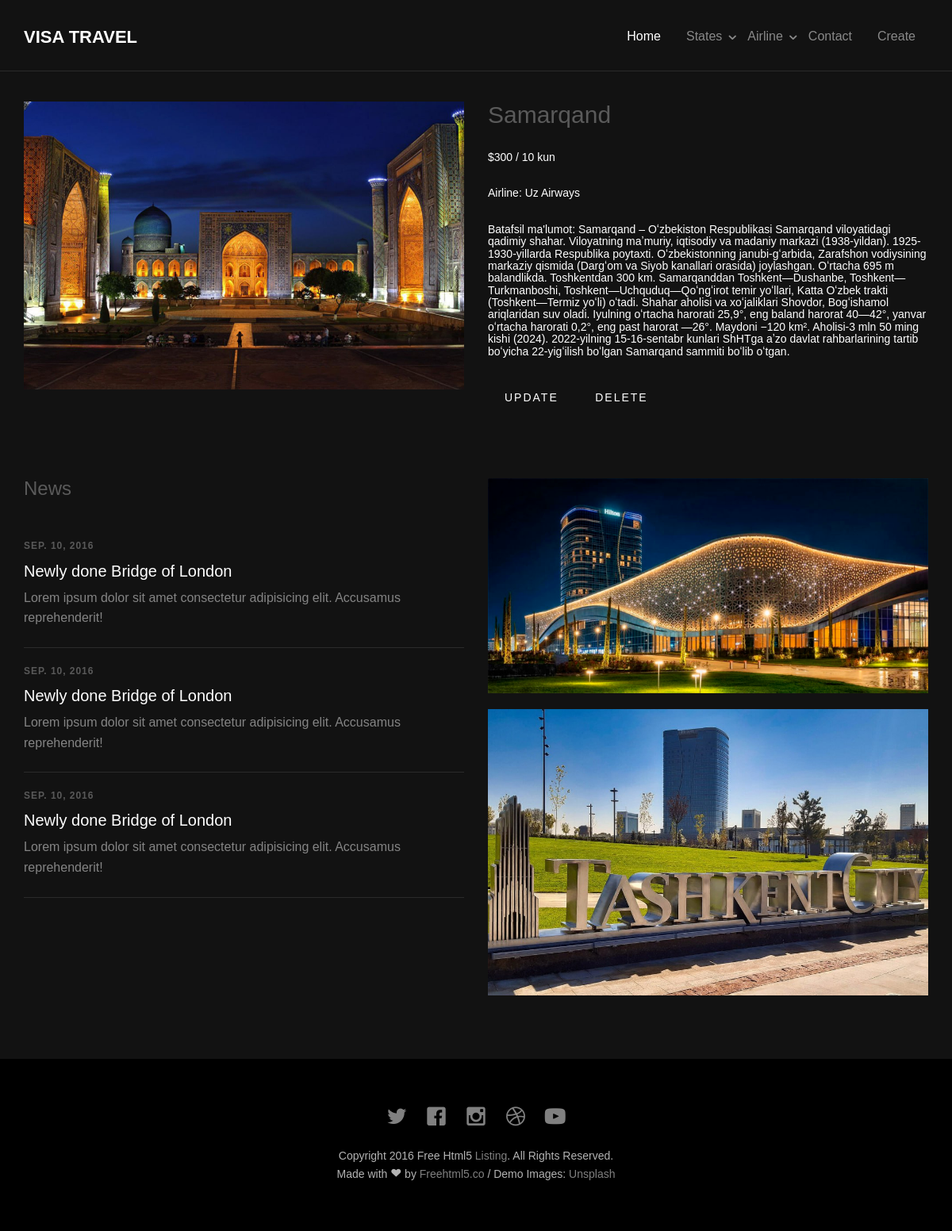
Before: /batafsil/1/ with the older database file.
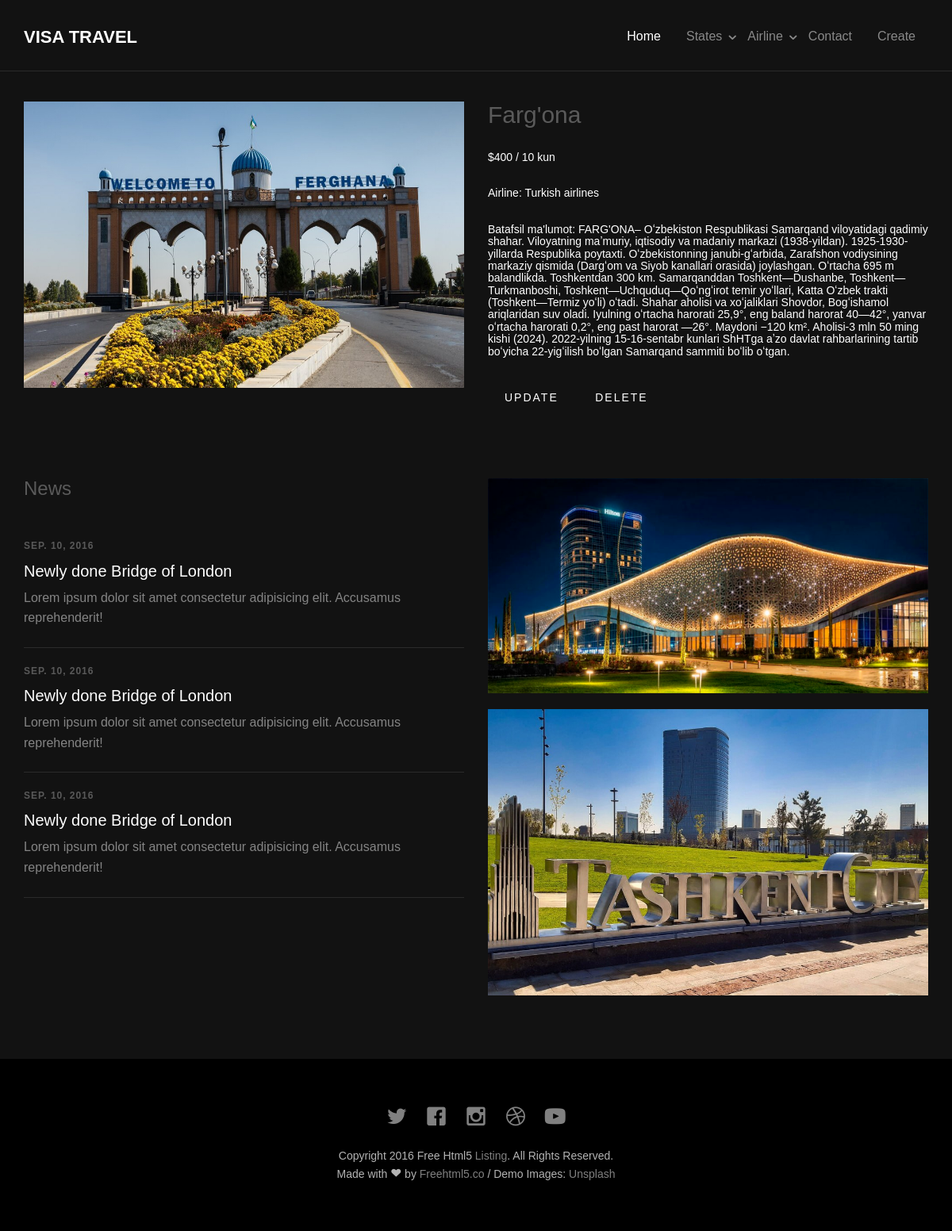
After: the same page with the newer database file.
### loyiha_app/models.py (models this page shows, shortened)
class Country(models.Model):
    country = models.CharField(max_length=100)
    airline = models.ForeignKey(Airline, on_delete=models.CASCADE, related_name="country")
    price = models.PositiveIntegerField()
    image = models.ImageField(upload_to="country_image", null=True)
    text = models.TextField(max_length=2000, null=True)

class Airline(models.Model):
    air_name = models.CharField(max_length=100)
    image = models.ImageField(upload_to="country_image", null=True)
    text = models.TextField(max_length=2000, null=True)
    def __str__(self) -> str:
        return f"{self.air_name}"

### loyiha_app/views.py (the view)
# urls.py: path('batafsil/<int:id>/', batafsil, name="batafsil_page"),
def batafsil(request, id):
    counts = get_object_or_404(Country, id=id)
    country = Country.objects.all()
    airlines = Airline.objects.all()
    states = States.objects.all()
    return render(request, template_name="batafsil.html", context={"count":country, "counts":counts, "states":states, "airlines":airlines})

### templates/batafsil.html (shortened to what this page needs)
{% extends 'base.html' %}
{% block content %}
<section class="py-5">
    <div class="container px-4 px-lg-5 my-5">
        <div class="row gx-4 gx-lg-5 align-items-center">
            <div class="col-md-6"><img class="card-img-top mb-5 mb-md-0" src="{{counts.image.url}}" width="100%" height="100%" alt="..." /></div>
            <div class="col-md-6">
                <h2>{{counts.country}}</h2>
                    <h5 style="color:white">${{counts.price}} / 10 kun</h5>
                    <h5 style="color:white">Airline: {{counts.airline}}</h5>
                    <h5 style="color:white">Batafsil ma'lumot: {{counts.text}}</h5>
            <div>
                <td><a href="{% url 'update_country' counts.id %}" class="btn btn-outline-info">Update</a></td>
                <td><a href="{% url 'delete_country' counts.id %}" class="btn btn-outline-danger">Delete</a></td>
            </div>
        </div>
    </div>
</section>
{% endblock content %}

Changed rows visible on the page:
changed Country: image: a different picture; country "Samarqand" → "Farg'ona"; price "300" → "400"; airline "Uz Airways" → "Turkish airlines"; text "Samarqand – Oʻzbekiston Respublikasi Samarqand viloyatidagi…" → "FARG'ONA– Oʻzbekiston Respublikasi Samarqand viloyatidagi…"
